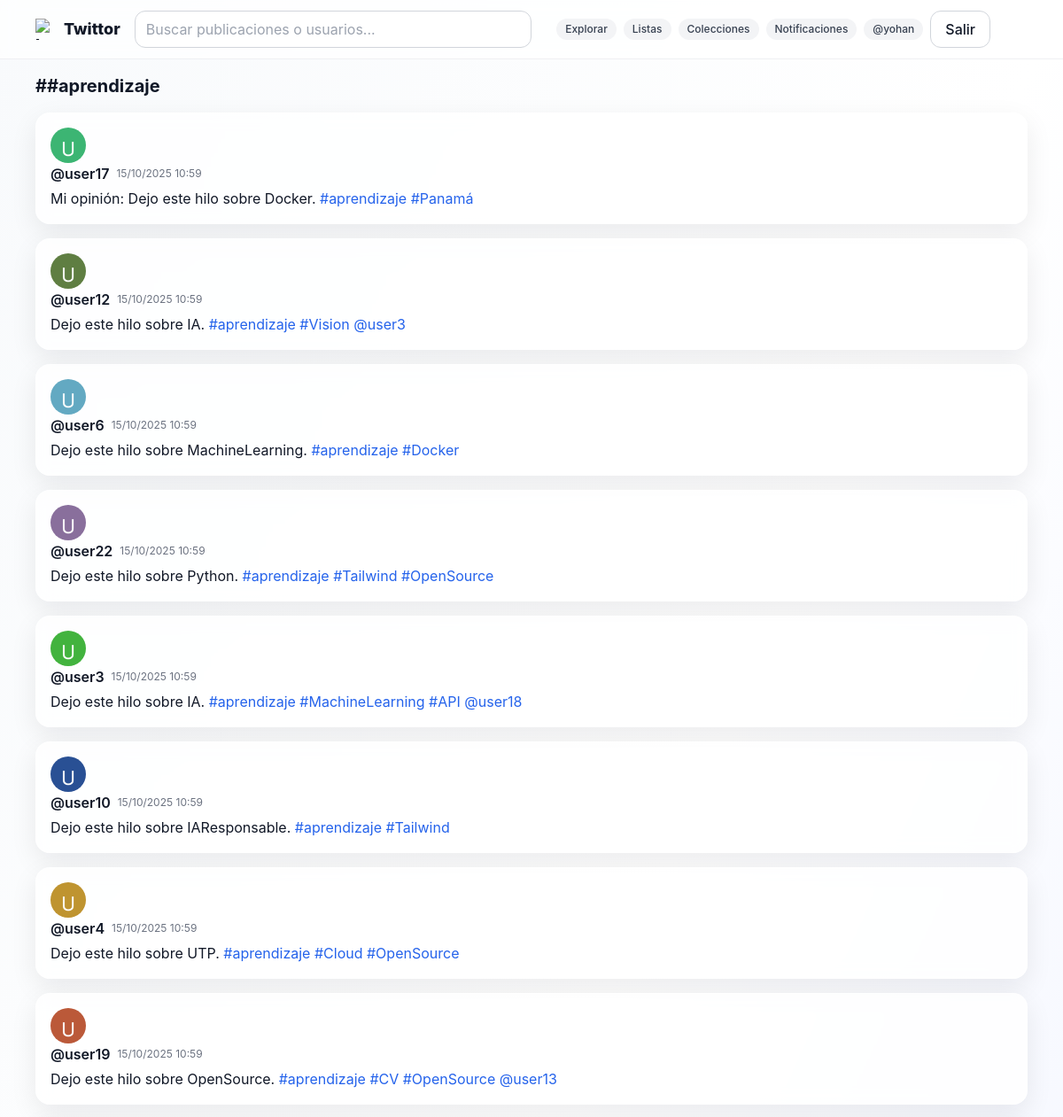
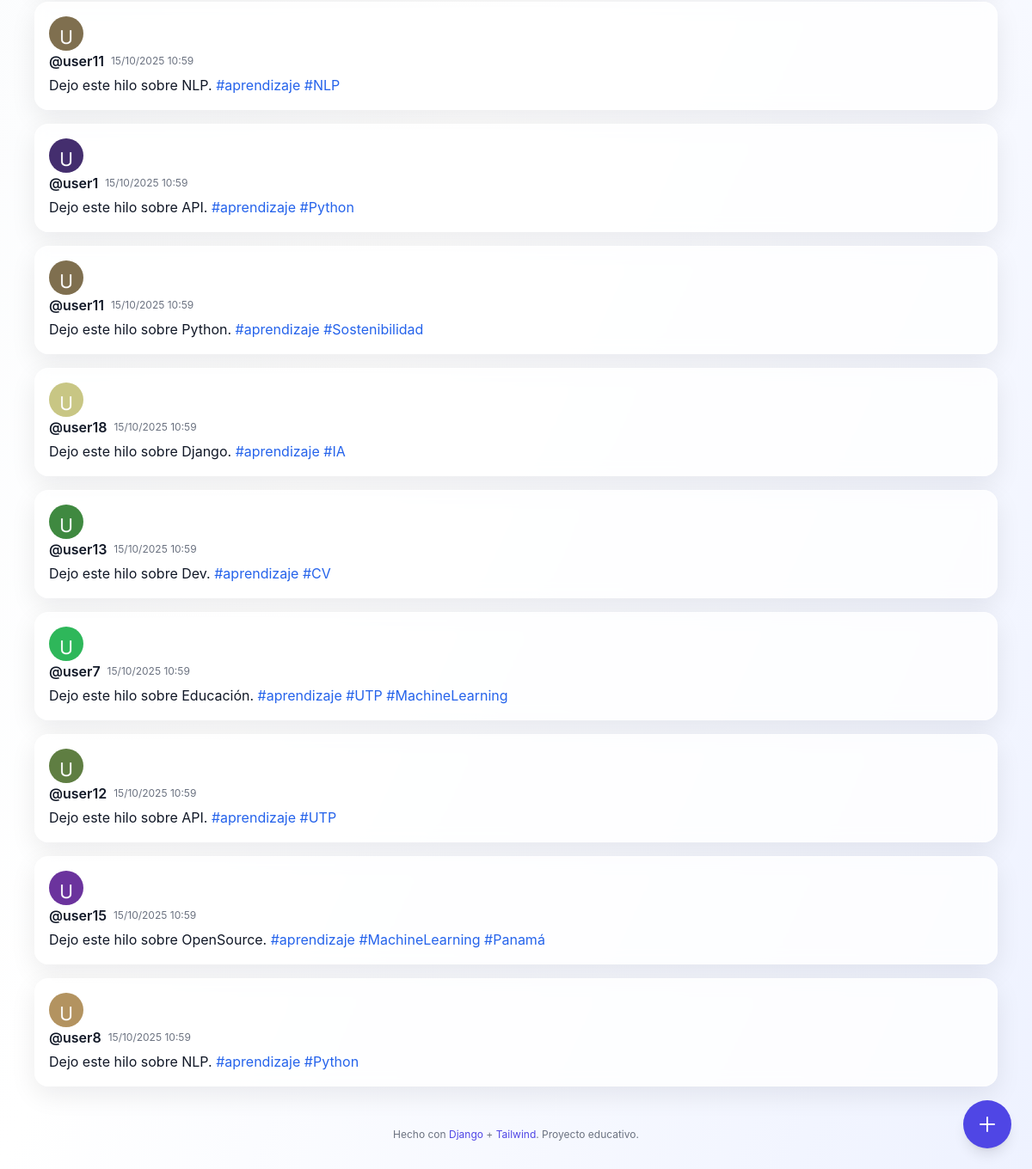
The page /tag/aprendizaje/ (signed in) on the database its author committed (2 pictures, top to bottom).
### core/models.py (models this page shows, shortened)
class Tweet(models.Model):
    parent = models.ForeignKey('self', null=True, blank=True, on_delete=models.SET_NULL, related_name='children')
    is_retweet = models.BooleanField(default=False)
    user = models.ForeignKey(User, on_delete=models.CASCADE)
    content = models.CharField(max_length=280)
    image = models.ImageField(upload_to='tweets/', blank=True, null=True)
    created_at = models.DateTimeField(auto_now_add=True)
    class Meta:
        ordering = ['-created_at']

class UserProfile(models.Model):
    user = models.OneToOneField(User, on_delete=models.CASCADE)
    bio = models.CharField(max_length=180, blank=True)
    avatar = models.ImageField(upload_to='avatars/', blank=True, null=True)
    created_at = models.DateTimeField(auto_now_add=True)

### core/views.py (the view)
# urls.py: path('tag/<str:tag>/', views.tag, name='tag'),
@login_required
def tag(request, tag):
    hashtag = f"#{tag}"
    tweets = Tweet.objects.filter(content__icontains=hashtag).select_related('user', 'user__userprofile')
    return render(request, 'core/tag.html', {'tag': hashtag, 'tweets': tweets})

### core/templatetags/extras.py (called while the page is built)
@register.filter
def linkify(text: str):
    if not text:
        return ''
    def link_tag(m):
        tag = m.group('tag')[1:]
        url = reverse('tag', args=[tag])
        return f'<a class="text-blue-600 hover:underline" href="{url}">#{tag}</a>'
    def link_mention(m):
        user = m.group('at')[1:]
        url = reverse('profile', args=[user])
        return f'<a class="text-blue-600 hover:underline" href="{url}">@{user}</a>'
    html = HASHTAG_RE.sub(link_tag, text)
    html = MENTION_RE.sub(link_mention, html)
    return mark_safe(html)

### templates/core/tag.html (shortened to what this page needs)
{% extends 'base.html' %}
{% load static %}
{% load extras %}
{% block content %}
<h1 class="text-xl font-bold mb-4">#{{ tag }}</h1>
<div class="space-y-4">
  {% for t in tweets %}
  <article class="card p-4">
    <a href="{% url 'profile' t.user.username %}">
  {% if t.user.userprofile.avatar %}
    <img src="{{ t.user.userprofile.avatar.url }}" class="w-10 h-10 rounded-full object-cover" alt="@{{ t.user.username }}">
  {% else %}
    <div class="w-10 h-10 rounded-full bg-gray-200 dark:bg-gray-800 flex items-center justify-center font-semibold">
      {{ t.user.username|first|upper }}
    </div>
  {% endif %}
</a>
        <div class="flex items-center gap-2">
      <a href="{% url 'profile' t.user.username %}" class="font-semibold hover:underline">@{{ t.user.username }}</a>
      <span class="text-xs text-gray-500 dark:text-gray-400">{{ t.created_at|date:"d/m/Y H:i" }}</span>
    </div>
    <p class="mt-1 whitespace-pre-wrap">{{ t.content|linkify|safe }}</p>
  </article>
  {% empty %}
  <p class="text-gray-500">No hay publicaciones con esta etiqueta.</p>
  {% endfor %}
</div>
{% endblock %}

### templates/base.html (shortened to what this page needs)
{% load static %}
<!doctype html>
<html lang="es">
<head>
  <script src="https://cdn.tailwindcss.com"></script>
</head>
<body class="bg-gradient-to-br from-slate-50 via-white to-indigo-50 dark:from-gray-950 dark:via-gray-950 dark:to-gray-900 text-gray-900 dark:text-gray-100 transition-colors duration-300">
  <nav class="sticky top-0 z-20 bg-white/70 dark:bg-gray-900/60 backdrop-blur border-b border-gray-200/60 dark:border-white/5 transition-colors duration-300">
    <div class="max-w-6xl mx-auto px-4 py-3 flex items-center gap-4">
      <a href="{% url 'timeline' %}" class="flex items-center gap-2 font-extrabold text-lg">
        <img src="{% static 'logo.svg' %}" class="w-6 h-6" alt="logo">
        Twittor
      </a>
      <form action="{% url 'search' %}" method="get" class="hidden md:flex items-center gap-2 flex-1 max-w-md">
        <input type="text" name="q" placeholder="Buscar publicaciones o usuarios..." class="input">
      </form>
      <div class="flex items-center gap-2 ml-auto">
        <a href="{% url 'explore' %}" class="chip">Explorar</a>
        {% if user.is_authenticated %}
          <a href="{% url 'my_lists' %}" class="chip">Listas</a>
          <a href="{% url 'lista_colecciones' %}" class="chip">Colecciones</a>
        {% endif %}
        <a href="{% url 'notifications' %}" class="chip">Notificaciones</a>
        {% if user.is_authenticated %}
          <a href="{% url 'profile' user.username %}" class="chip">@{{ user.username }}</a>
          <form action="{% url 'logout' %}" method="post" class="inline">
            <button class="btn-outline">Salir</button>
          </form>
        {% else %}
          <a href="{% url 'login' %}" class="btn-outline">Entrar</a>
          <a href="{% url 'signup' %}" class="btn-primary">Crear cuenta</a>
        {% endif %}
        <button id="themeToggle" class="btn-ghost" title="Cambiar tema">
        </button>
      </div>
    </div>
  </nav>
  <main class="max-w-6xl mx-auto p-4">
    {% block content %}{% endblock %}
  </main>
  {% if user.is_authenticated %}
    <a href="{% url 'list_create' %}" title="Crear nueva lista" class="fab">
      <svg xmlns="http://www.w3.org/2000/svg" fill="none" viewBox="0 0 24 24" stroke="currentColor" class="w-6 h-6">
        <path stroke-linecap="round" stroke-linejoin="round" stroke-width="2" d="M12 4v16m8-8H4"/>
      </svg>
    </a>
  {% endif %}
  <footer class="text-center text-xs text-gray-500 py-8">
    Hecho con <span class="text-brand-600">Django</span> + <span class="text-brand-600">Tailwind</span>. Proyecto educativo.
  </footer>
</body>
</html>

### templates/base.html (style rules this page uses)
html, body { height: 100%; }

### rows shown on the page
Tweet: user.userprofile.avatar (picture), user.username "user17", created_at "15/10/2025 10:59", content|linkify "Mi opinión: Dejo este hilo sobre Docker. #aprendizaje #Panamá"
Tweet: user.userprofile.avatar (picture), user.username "user12", created_at "15/10/2025 10:59", content|linkify "Dejo este hilo sobre IA. #aprendizaje #Vision @user3"
Tweet: user.userprofile.avatar (picture), user.username "user6", created_at "15/10/2025 10:59", content|linkify "Dejo este hilo sobre MachineLearning. #aprendizaje #Docker"
Tweet: user.userprofile.avatar (picture), user.username "user22", created_at "15/10/2025 10:59", content|linkify "Dejo este hilo sobre Python. #aprendizaje #Tailwind #OpenSource"
Tweet: user.userprofile.avatar (picture), user.username "user3", created_at "15/10/2025 10:59", content|linkify "Dejo este hilo sobre IA. #aprendizaje #MachineLearning #API @user18"
Tweet: user.userprofile.avatar (picture), user.username "user10", created_at "15/10/2025 10:59", content|linkify "Dejo este hilo sobre IAResponsable. #aprendizaje #Tailwind"
Tweet: user.userprofile.avatar (picture), user.username "user4", created_at "15/10/2025 10:59", content|linkify "Dejo este hilo sobre UTP. #aprendizaje #Cloud #OpenSource"
Tweet: user.userprofile.avatar (picture), user.username "user19", created_at "15/10/2025 10:59", content|linkify "Dejo este hilo sobre OpenSource. #aprendizaje #CV #OpenSource @user13"
Tweet: user.userprofile.avatar (picture), user.username "user11", created_at "15/10/2025 10:59", content|linkify "Dejo este hilo sobre NLP. #aprendizaje #NLP"
Tweet: user.userprofile.avatar (picture), user.username "user1", created_at "15/10/2025 10:59", content|linkify "Dejo este hilo sobre API. #aprendizaje #Python"
Tweet: user.userprofile.avatar (picture), user.username "user11", created_at "15/10/2025 10:59", content|linkify "Dejo este hilo sobre Python. #aprendizaje #Sostenibilidad"
Tweet: user.userprofile.avatar (picture), user.username "user18", created_at "15/10/2025 10:59", content|linkify "Dejo este hilo sobre Django. #aprendizaje #IA"
Tweet: user.userprofile.avatar (picture), user.username "user13", created_at "15/10/2025 10:59", content|linkify "Dejo este hilo sobre Dev. #aprendizaje #CV"
Tweet: user.userprofile.avatar (picture), user.username "user7", created_at "15/10/2025 10:59", content|linkify "Dejo este hilo sobre Educación. #aprendizaje #UTP #MachineLearning"
Tweet: user.userprofile.avatar (picture), user.username "user12", created_at "15/10/2025 10:59", content|linkify "Dejo este hilo sobre API. #aprendizaje #UTP"
Tweet: user.userprofile.avatar (picture), user.username "user15", created_at "15/10/2025 10:59", content|linkify "Dejo este hilo sobre OpenSource. #aprendizaje #MachineLearning #Panamá"
Tweet: user.userprofile.avatar (picture), user.username "user8", created_at "15/10/2025 10:59", content|linkify "Dejo este hilo sobre NLP. #aprendizaje #Python"

### other values the page prints
{{ user.username }} "yohan"
{{ tag }} "#aprendizaje"
